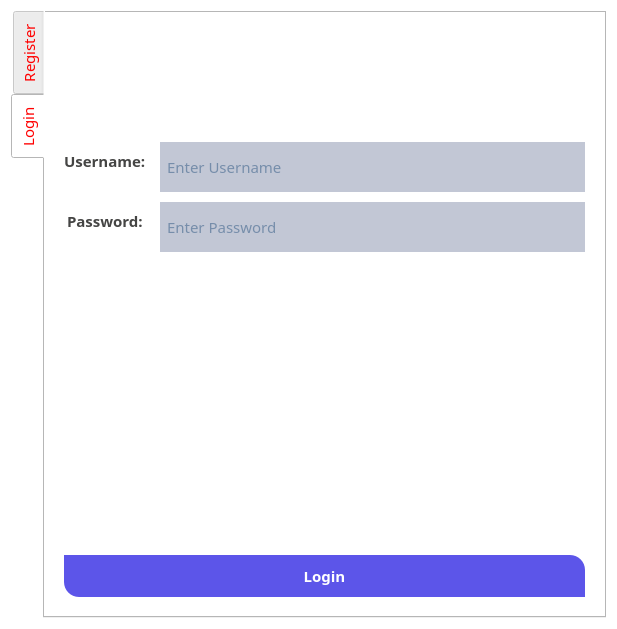
<?xml version="1.0" encoding="UTF-8"?>
<ui version="4.0">
 <class>Dialog</class>
 <widget class="QDialog" name="Dialog">
  <property name="geometry">
   <rect>
    <x>0</x>
    <y>0</y>
    <width>617</width>
    <height>629</height>
   </rect>
  </property>
  <property name="windowTitle">
   <string>Students App || Admin</string>
  </property>
  <property name="styleSheet">
   <string notr="true">/*Copyright (c) DevSec Studio. All rights reserved.

MIT License

Permission is hereby granted, free of charge, to any person obtaining a copy
of this software and associated documentation files (the &quot;Software&quot;), to deal
in the Software without restriction, including without limitation the rights
to use, copy, modify, merge, publish, distribute, sublicense, and/or sell
copies of the Software, and to permit persons to whom the Software is
furnished to do so, subject to the following conditions:

The above copyright notice and this permission notice shall be included in all
copies or substantial portions of the Software.

THE SOFTWARE IS PROVIDED *AS IS*, WITHOUT WARRANTY OF ANY KIND, EXPRESS OR
IMPLIED, INCLUDING BUT NOT LIMITED TO THE WARRANTIES OF MERCHANTABILITY,
FITNESS FOR A PARTICULAR PURPOSE AND NONINFRINGEMENT. IN NO EVENT SHALL THE
AUTHORS OR COPYRIGHT HOLDERS BE LIABLE FOR ANY CLAIM, DAMAGES OR OTHER
LIABILITY, WHETHER IN AN ACTION OF CONTRACT, TORT OR OTHERWISE, ARISING FROM,
OUT OF OR IN CONNECTION WITH THE SOFTWARE OR THE USE OR OTHER DEALINGS IN THE SOFTWARE.
*/

/*-----QWidget-----*/
QWidget
{
	background-color: #fff;
	color: red;

}


/*-----QLabel-----*/
QLabel
{
	background-color: transparent;
	color: #454544;
	font-weight: bold;
	font-size: 13px;

}


/*-----QPushButton-----*/
QPushButton
{
	background-color: #5c55e9;
	color: #fff;
	font-size: 13px;
	font-weight: bold;
	border-top-right-radius: 15px;
	border-top-left-radius: 0px;
	border-bottom-right-radius: 0px;
	border-bottom-left-radius: 15px;
	padding: 10px;

}


QPushButton::disabled
{
	background-color: #5c5c5c;

}


QPushButton::hover
{
	background-color: #5564f2;

}


QPushButton::pressed
{
	background-color: #3d4ef2;

}


/*-----QCheckBox-----*/
QCheckBox
{
	background-color: transparent;
	color: #5c55e9;
	font-size: 10px;
	font-weight: bold;
	border: none;
	border-radius: 5px;

}


/*-----QCheckBox-----*/
QCheckBox::indicator
{
    background-color: #323232;
    border: 1px solid darkgray;
    width: 12px;
    height: 12px;

}


QCheckBox::indicator:checked
{
    image:url(&quot;./ressources/check.png&quot;);
	background-color: #5c55e9;
    border: 1px solid #5c55e9;

}


QCheckBox::indicator:unchecked:hover
{
    border: 1px solid #5c55e9;

}


QCheckBox::disabled
{
	color: #656565;

}


QCheckBox::indicator:disabled
{
	background-color: #656565;
	color: #656565;
    border: 1px solid #656565;

}


/*-----QLineEdit-----*/
QLineEdit
{
	background-color: #c2c7d5;
	color: #2a547f;
	border: none;
	padding: 5px;

}


/*-----QListView-----*/
QListView
{
	background-color: #5c55e9;
	color: #fff;
	font-size: 14px;
	font-weight: bold;
	show-decoration-selected: 0;
	border-radius: 4px;
	padding-left: -15px;
	padding-right: -15px;
	padding-top: 5px;

} 


QListView:disabled 
{
	background-color: #5c5c5c;

}


QListView::item
{
	background-color: #454e5e;
	border: none;
	padding: 10px;
	border-radius: 0px;
	padding-left : 10px;
	height: 32px;

}


QListView::item:selected
{
	color: #000;
	background-color: #fff;

}


QListView::item:!selected
{
	color:white;
	background-color: transparent;
	border: none;
	padding-left : 10px;

}


QListView::item:!selected:hover
{
	color: #fff;
	background-color: #5564f2;
	border: none;
	padding-left : 10px;

}


/*-----QTreeView-----*/
QTreeView 
{
	background-color: #fff;
	show-decoration-selected: 0;
	color: #454544;

}


QTreeView:disabled
{
	background-color: #242526;
	show-decoration-selected: 0;

}


QTreeView::item 
{
	border-top-color: transparent;
	border-bottom-color: transparent;

}


QTreeView::item:hover 
{
	background-color: #bcbdbb;
	color: #000;

}


QTreeView::item:selected 
{
	background-color: #5c55e9;
	color: #fff;

}


QTreeView::item:selected:active
{
	background-color: #5c55e9;
	color: #fff;

}


QTreeView::item:selected:disabled
{
	background-color: #525251;
	color: #656565;

}


QTreeView::branch:has-children:!has-siblings:closed,
QTreeView::branch:closed:has-children:has-siblings 
{
	image: url(://tree-closed.png);

}

QTreeView::branch:open:has-children:!has-siblings,
QTreeView::branch:open:has-children:has-siblings  
{
	image: url(://tree-open.png);

}


/*-----QTableView &amp; QTableWidget-----*/
QTableView
{
    background-color: #fff;
	border: 1px solid gray;
    color: #454544;
    gridline-color: gray;
    outline : 0;

}


QTableView::disabled
{
    background-color: #242526;
    border: 1px solid #32414B;
    color: #656565;
    gridline-color: #656565;
    outline : 0;

}


QTableView::item:hover 
{
    background-color: #bcbdbb;
    color: #000;

}


QTableView::item:selected 
{
	background-color: #5c55e9;
    color: #fff;

}


QTableView::item:selected:disabled
{
    background-color: #1a1b1c;
    border: 2px solid #525251;
    color: #656565;

}


QTableCornerButton::section
{
	background-color: #ced5e3;
	border: none;
    color: #fff;

}


QHeaderView::section
{
	color: #2a547f;
	border: 0px;
	background-color: #ced5e3;
	padding: 5px;

}


QHeaderView::section:disabled
{
    background-color: #525251;
    color: #656565;

}


QHeaderView::section:checked
{
    color: #fff;
    background-color: #5c55e9;

}


QHeaderView::section:checked:disabled
{
    color: #656565;
    background-color: #525251;

}


QHeaderView::section::vertical::first,
QHeaderView::section::vertical::only-one
{
    border-top: 1px solid #353635;

}


QHeaderView::section::vertical
{
    border-top: 1px solid #353635;

}


QHeaderView::section::horizontal::first,
QHeaderView::section::horizontal::only-one
{
    border-left: 1px solid #353635;

}


QHeaderView::section::horizontal
{
    border-left: 1px solid #353635;

}


/*-----QScrollBar-----*/
QScrollBar:horizontal 
{
    background-color: transparent;
    height: 8px;
    margin: 0px;
    padding: 0px;

}


QScrollBar::handle:horizontal 
{
    border: none;
	min-width: 100px;
    background-color: #7e92b7;

}


QScrollBar::add-line:horizontal, 
QScrollBar::sub-line:horizontal,
QScrollBar::add-page:horizontal, 
QScrollBar::sub-page:horizontal 
{
    width: 0px;
    background-color: #d8dce6;

}


QScrollBar:vertical 
{
    background-color: transparent;
    width: 8px;
    margin: 0;

}


QScrollBar::handle:vertical 
{
    border: none;
	min-height: 100px;
    background-color: #7e92b7;

}


QScrollBar::add-line:vertical, 
QScrollBar::sub-line:vertical,
QScrollBar::add-page:vertical, 
QScrollBar::sub-page:vertical 
{
    height: 0px;
    background-color: #d8dce6;

}
</string>
  </property>
  <layout class="QVBoxLayout" name="verticalLayout">
   <item>
    <widget class="QTabWidget" name="tabWidget">
     <property name="styleSheet">
      <string notr="true">font-family: poppins;
font-size: 15px;</string>
     </property>
     <property name="tabPosition">
      <enum>QTabWidget::West</enum>
     </property>
     <property name="tabShape">
      <enum>QTabWidget::Rounded</enum>
     </property>
     <property name="currentIndex">
      <number>1</number>
     </property>
     <widget class="QWidget" name="tab">
      <attribute name="title">
       <string>Register</string>
      </attribute>
      <layout class="QVBoxLayout" name="verticalLayout_2">
       <item>
        <layout class="QFormLayout" name="formLayout">
         <property name="horizontalSpacing">
          <number>10</number>
         </property>
         <property name="verticalSpacing">
          <number>10</number>
         </property>
         <property name="leftMargin">
          <number>10</number>
         </property>
         <property name="topMargin">
          <number>10</number>
         </property>
         <property name="rightMargin">
          <number>10</number>
         </property>
         <item row="0" column="1">
          <spacer name="verticalSpacer_2">
           <property name="orientation">
            <enum>Qt::Vertical</enum>
           </property>
           <property name="sizeHint" stdset="0">
            <size>
             <width>20</width>
             <height>40</height>
            </size>
           </property>
          </spacer>
         </item>
         <item row="1" column="1">
          <spacer name="verticalSpacer">
           <property name="orientation">
            <enum>Qt::Vertical</enum>
           </property>
           <property name="sizeHint" stdset="0">
            <size>
             <width>20</width>
             <height>40</height>
            </size>
           </property>
          </spacer>
         </item>
         <item row="2" column="1">
          <widget class="QLineEdit" name="txtFullname">
           <property name="minimumSize">
            <size>
             <width>0</width>
             <height>50</height>
            </size>
           </property>
           <property name="placeholderText">
            <string>Michael Jamie</string>
           </property>
          </widget>
         </item>
         <item row="3" column="0">
          <widget class="QLabel" name="label_2">
           <property name="text">
            <string>Username</string>
           </property>
          </widget>
         </item>
         <item row="3" column="1">
          <widget class="QLineEdit" name="txtUser">
           <property name="minimumSize">
            <size>
             <width>0</width>
             <height>50</height>
            </size>
           </property>
           <property name="placeholderText">
            <string>admin</string>
           </property>
          </widget>
         </item>
         <item row="4" column="0">
          <widget class="QLabel" name="label_3">
           <property name="text">
            <string>Password</string>
           </property>
          </widget>
         </item>
         <item row="4" column="1">
          <layout class="QHBoxLayout" name="horizontalLayout_2">
           <property name="spacing">
            <number>0</number>
           </property>
           <item>
            <widget class="QLineEdit" name="txtPassword">
             <property name="minimumSize">
              <size>
               <width>0</width>
               <height>50</height>
              </size>
             </property>
             <property name="echoMode">
              <enum>QLineEdit::Password</enum>
             </property>
             <property name="placeholderText">
              <string>123abc</string>
             </property>
            </widget>
           </item>
           <item>
            <widget class="QPushButton" name="btnShowPass">
             <property name="minimumSize">
              <size>
               <width>0</width>
               <height>50</height>
              </size>
             </property>
             <property name="cursor">
              <cursorShape>PointingHandCursor</cursorShape>
             </property>
             <property name="styleSheet">
              <string notr="true">background: #C2C7D5;
border-radius: none;</string>
             </property>
             <property name="text">
              <string/>
             </property>
             <property name="icon">
              <iconset>
               <normaloff>../../../../../Pictures/Pictures (2)/PNG/1843.png</normaloff>../../../../../Pictures/Pictures (2)/PNG/1843.png</iconset>
             </property>
             <property name="flat">
              <bool>true</bool>
             </property>
            </widget>
           </item>
          </layout>
         </item>
         <item row="6" column="0">
          <widget class="QLabel" name="label_6">
           <property name="text">
            <string>&lt;html&gt;&lt;head/&gt;&lt;body&gt;&lt;p&gt;&lt;span style=&quot; font-size:9pt;&quot;&gt;Confirm&lt;br&gt; Password&lt;/span&gt;&lt;/p&gt;&lt;/body&gt;&lt;/html&gt;</string>
           </property>
          </widget>
         </item>
         <item row="6" column="1">
          <widget class="QLineEdit" name="txtConfirm">
           <property name="minimumSize">
            <size>
             <width>0</width>
             <height>50</height>
            </size>
           </property>
           <property name="echoMode">
            <enum>QLineEdit::PasswordEchoOnEdit</enum>
           </property>
           <property name="placeholderText">
            <string>123abc</string>
           </property>
          </widget>
         </item>
         <item row="7" column="0">
          <widget class="QLabel" name="label_4">
           <property name="text">
            <string>Email Address</string>
           </property>
          </widget>
         </item>
         <item row="7" column="1">
          <widget class="QLineEdit" name="txtEmail">
           <property name="minimumSize">
            <size>
             <width>0</width>
             <height>50</height>
            </size>
           </property>
           <property name="placeholderText">
            <string>mail@admin.com</string>
           </property>
          </widget>
         </item>
         <item row="8" column="0">
          <widget class="QLabel" name="label_5">
           <property name="text">
            <string>User Type</string>
           </property>
          </widget>
         </item>
         <item row="8" column="1">
          <widget class="QComboBox" name="cmbUserType">
           <property name="styleSheet">
            <string notr="true">background-color: #C2C7D5;
border:none;
padding: 10px;
color: grey;</string>
           </property>
           <item>
            <property name="text">
             <string>User</string>
            </property>
           </item>
           <item>
            <property name="text">
             <string>Administrator</string>
            </property>
           </item>
          </widget>
         </item>
         <item row="9" column="0" colspan="2">
          <widget class="QPushButton" name="btnRegister">
           <property name="text">
            <string>Register</string>
           </property>
          </widget>
         </item>
         <item row="2" column="0">
          <widget class="QLabel" name="label">
           <property name="text">
            <string>Fullname</string>
           </property>
          </widget>
         </item>
         <item row="10" column="0" colspan="2">
          <widget class="QLabel" name="lblMsg">
           <property name="styleSheet">
            <string notr="true">color: #5564F2;</string>
           </property>
           <property name="text">
            <string/>
           </property>
           <property name="alignment">
            <set>Qt::AlignCenter</set>
           </property>
          </widget>
         </item>
        </layout>
       </item>
      </layout>
     </widget>
     <widget class="QWidget" name="tab_2">
      <attribute name="title">
       <string>Login</string>
      </attribute>
      <layout class="QVBoxLayout" name="verticalLayout_3">
       <item>
        <layout class="QFormLayout" name="formLayout_2">
         <property name="labelAlignment">
          <set>Qt::AlignCenter</set>
         </property>
         <property name="formAlignment">
          <set>Qt::AlignJustify|Qt::AlignTop</set>
         </property>
         <property name="horizontalSpacing">
          <number>10</number>
         </property>
         <property name="verticalSpacing">
          <number>10</number>
         </property>
         <property name="leftMargin">
          <number>10</number>
         </property>
         <property name="topMargin">
          <number>10</number>
         </property>
         <property name="rightMargin">
          <number>10</number>
         </property>
         <property name="bottomMargin">
          <number>10</number>
         </property>
         <item row="0" column="1">
          <spacer name="verticalSpacer_3">
           <property name="orientation">
            <enum>Qt::Vertical</enum>
           </property>
           <property name="sizeType">
            <enum>QSizePolicy::Minimum</enum>
           </property>
           <property name="sizeHint" stdset="0">
            <size>
             <width>20</width>
             <height>100</height>
            </size>
           </property>
          </spacer>
         </item>
         <item row="1" column="0">
          <widget class="QLabel" name="label_7">
           <property name="text">
            <string>Username: </string>
           </property>
          </widget>
         </item>
         <item row="1" column="1">
          <widget class="QLineEdit" name="txtLoginUser">
           <property name="minimumSize">
            <size>
             <width>0</width>
             <height>50</height>
            </size>
           </property>
           <property name="placeholderText">
            <string>Enter Username</string>
           </property>
          </widget>
         </item>
         <item row="2" column="0">
          <widget class="QLabel" name="label_8">
           <property name="text">
            <string>Password: </string>
           </property>
          </widget>
         </item>
         <item row="2" column="1">
          <widget class="QLineEdit" name="txtLoginPass">
           <property name="minimumSize">
            <size>
             <width>0</width>
             <height>50</height>
            </size>
           </property>
           <property name="echoMode">
            <enum>QLineEdit::Password</enum>
           </property>
           <property name="placeholderText">
            <string>Enter Password</string>
           </property>
          </widget>
         </item>
         <item row="5" column="0" colspan="2">
          <widget class="QPushButton" name="btnLogin">
           <property name="text">
            <string>Login</string>
           </property>
          </widget>
         </item>
         <item row="3" column="1">
          <spacer name="verticalSpacer_4">
           <property name="orientation">
            <enum>Qt::Vertical</enum>
           </property>
           <property name="sizeHint" stdset="0">
            <size>
             <width>20</width>
             <height>40</height>
            </size>
           </property>
          </spacer>
         </item>
         <item row="4" column="1">
          <widget class="QLabel" name="lblLoginMsg">
           <property name="styleSheet">
            <string notr="true">color: #5564F2;</string>
           </property>
           <property name="text">
            <string/>
           </property>
           <property name="alignment">
            <set>Qt::AlignCenter</set>
           </property>
          </widget>
         </item>
        </layout>
       </item>
      </layout>
     </widget>
    </widget>
   </item>
  </layout>
 </widget>
 <resources/>
 <connections/>
</ui>
